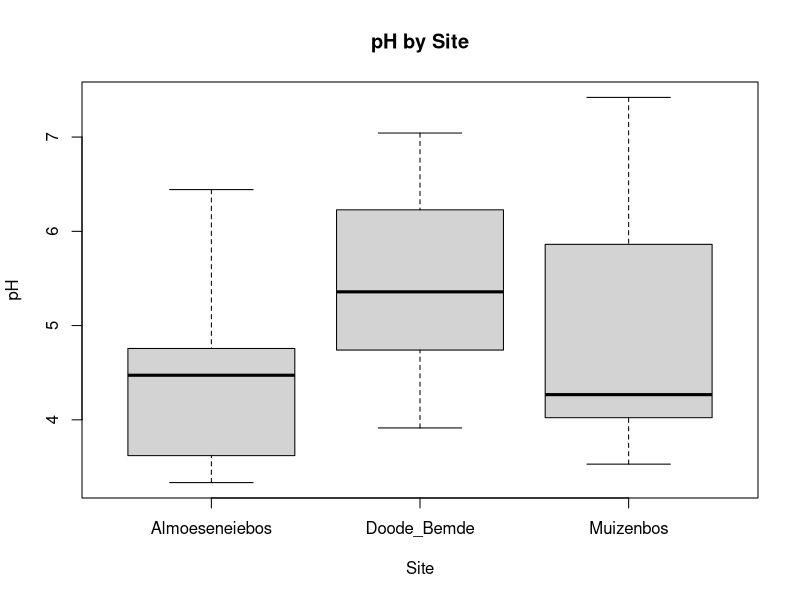
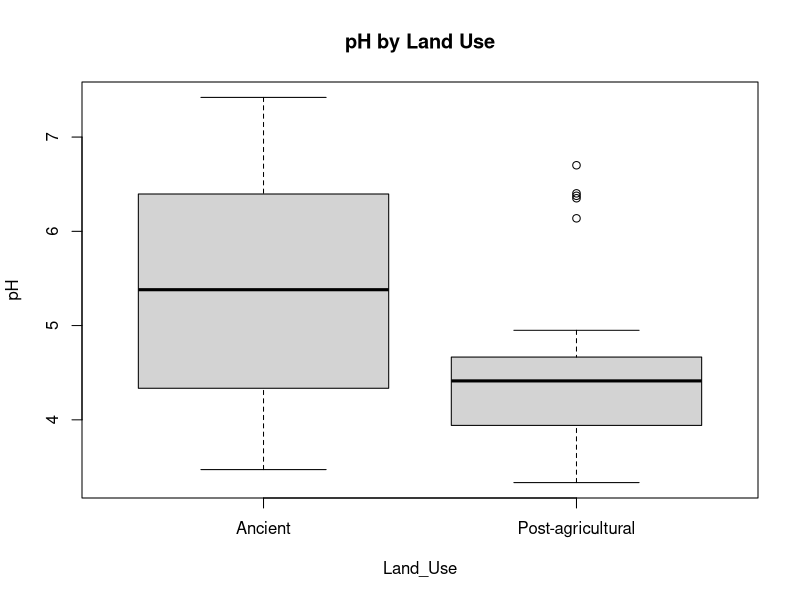
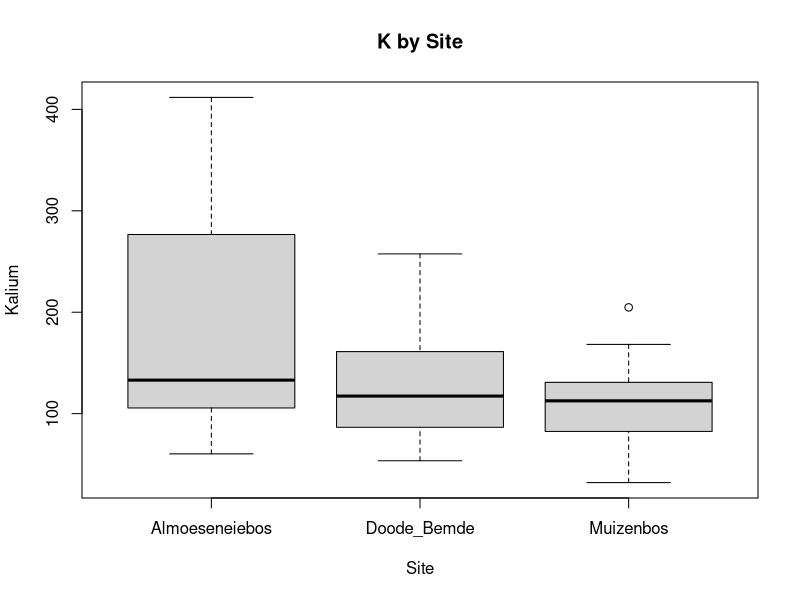
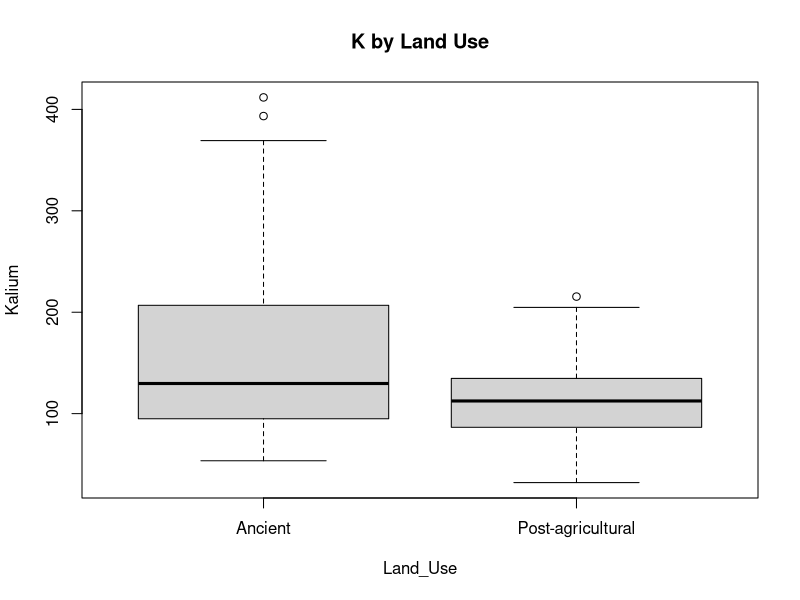
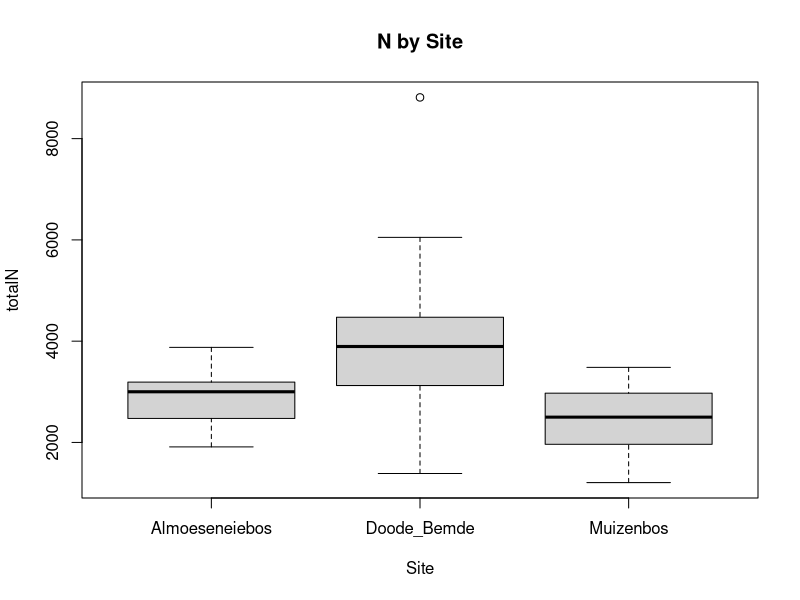
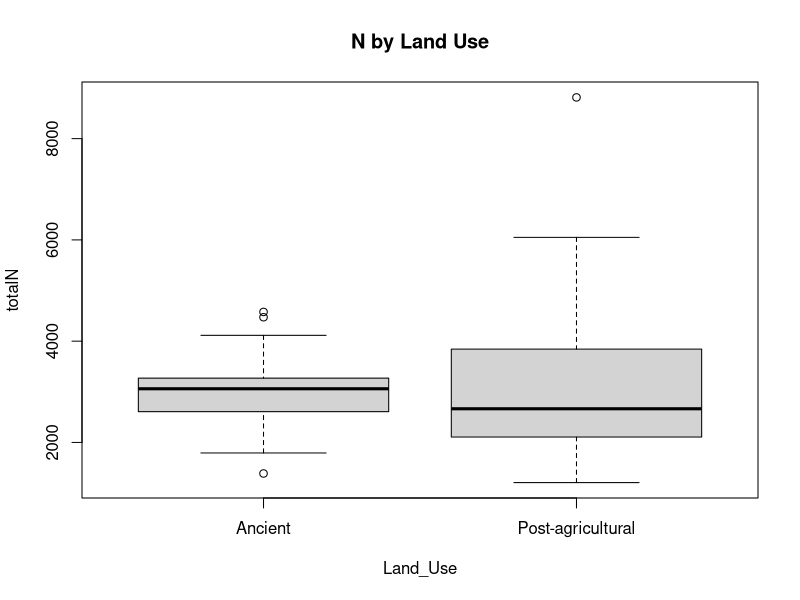
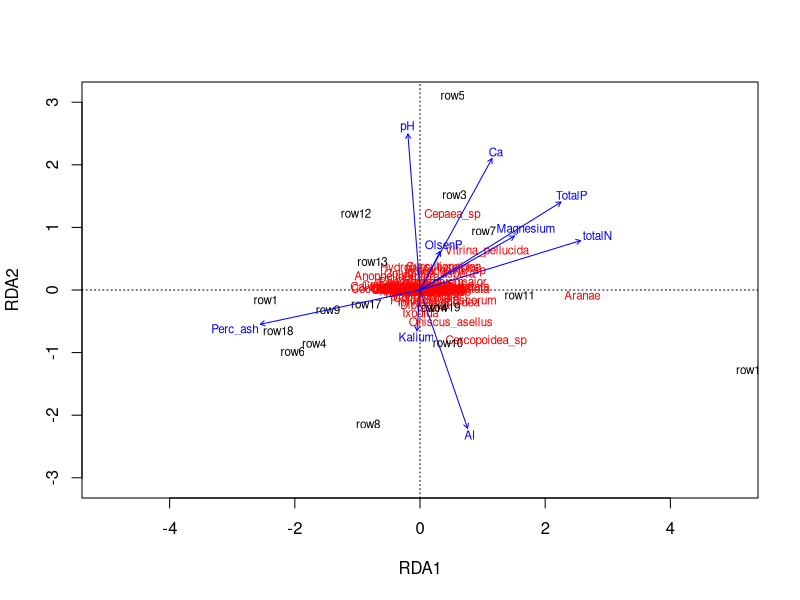

Write R code to recreate these figures, in order. (Note: this script raises an error after producing the figures.)
# For this week it's time to start exploring your own ideas and questions in R.
  # There are at least five options in the dataset to create the following comparisons.Abiotic

# (Q1 - 12 pts) Use the dataset from the tutorial to complete one redundancy analysis (RDA) with variance partitioning on a different community (NOT the nematodes).
#Abiotic v invertebrate community,not soil plants.

install.packages("readxl")
library("readxl")


setwd("C:/Users/kilgus/Documents/GitHub/kilgusmh/Week9")
abiotic.tibble <- read_excel("Penaetal_2016_data.xlsx", sheet = "Abiotic factors")
abiotic <- as.data.frame(abiotic.tibble)

head(abiotic)
boxplot(pH ~ Site, data= abiotic, main = "pH by Site")
boxplot(pH ~ Land_Use, data= abiotic, main = "pH by Land Use")

boxplot(Kalium ~ Site, data= abiotic, main = "K by Site")
boxplot(Kalium ~ Land_Use, data= abiotic, main = "K by Land Use")

boxplot(totalN ~ Site, data= abiotic, main = "N by Site")
boxplot(totalN ~ Land_Use, data= abiotic, main = "N by Land Use")



inver.tibble <- read_excel("Penaetal_2016_data.xlsx", sheet = "Invertebrate_community")
inver <- as.data.frame(inver.tibble)
head(inver)

abiotic.names <- paste(abiotic$Parcel, abiotic$Land_Use)
abiotic$names <- abiotic.names

head(abiotic)


inver.names <- paste(inver$Parcel, inver$Landuse)
inver$names <- inver.names

abiotic.means <- aggregate(x = abiotic, by = list(abiotic$names), FUN = "mean")

head(abiotic.means)

inver.means <- aggregate(x = inver, by = list(inver$names), FUN = "mean")

head(inver.means)

abiotic.means1 <- abiotic.means[,-16] # NA column
abiotic.means2 <- abiotic.means1[,-1:-6] # Plot and NA columns
abiotic.means2 <- sapply(abiotic.means2, as.numeric ) # Make sure everything is numeric.
abiotic.means2 <- as.data.frame(abiotic.means2)

inver.means1 <- inver.means[,-41] # Remove NAs
inver.means2 <- as.data.frame(inver.means1[,-1:-4]) # Remove plot and NAs
inver.means2 <- sapply(inver.means2, as.numeric )


  # Explain the ecological importance of your significant predictor variables, or the importance if none are significant for your community.
#

# (Q2 - 12 pts) Then use the dataset from the tutorial to create a linear model related to your RDA. Try multiple predictors to find the best fit model.
# And we can FINALLY compare the abiotic data against the biotic communities:
install.packages("vegan")
library(vegan)
ord <- rda(inver.means2[-20,-68] ~ pH + totalN + Perc_ash + Kalium + Magnesium + Ca + Al + TotalP + OlsenP, abiotic.means2)
ord
#ncol(inver.means2)
anova(ord)  

plot(ord, ylim = c(-2,2), xlim = c(-5,5))  

ord <- rda(inver.means2[-20,-68] ~., abiotic.means2) 
ord.int <- rda(inver.means2[-20,-68] ~1, abiotic.means2)

step.mod <- ordistep(ord.int, scope = formula(ord), selection = "both")
step.mod$anova

step.R2mod <- ordiR2step(ord.int, scope = formula(ord), selection = "forward")

ord2 <- rda(inver.means2 ~ totalN, abiotic.means2)
ord2
anova(ord2)
plot(ord2)


  # Explain the ecological importance of the significant predictors, or lack of significant predictors.
#Nitrogen is significant 

# (Q3 - 6 pts) Provide a 3-4 sentence synthesis of how these results relate to one another and the value of considering both together for interpreting biotic-abiotic interactions.
#

